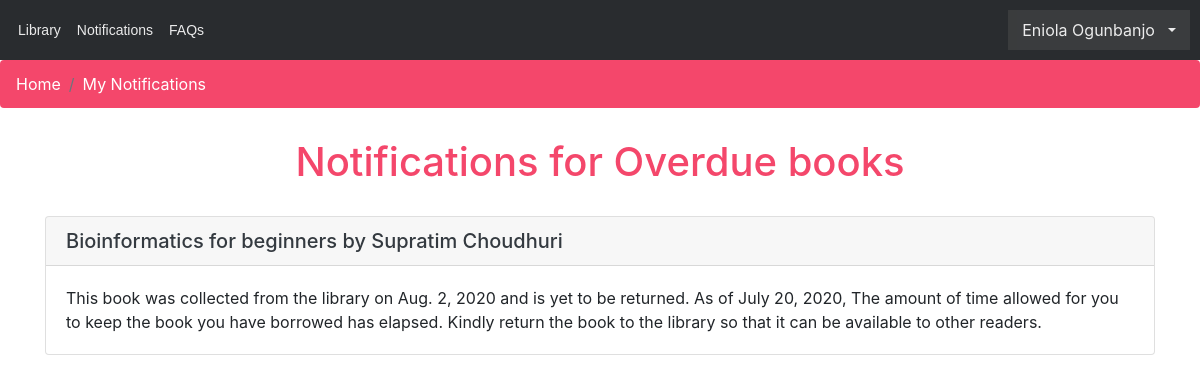
The page /notifications/ (signed in) on the database as committed earlier.
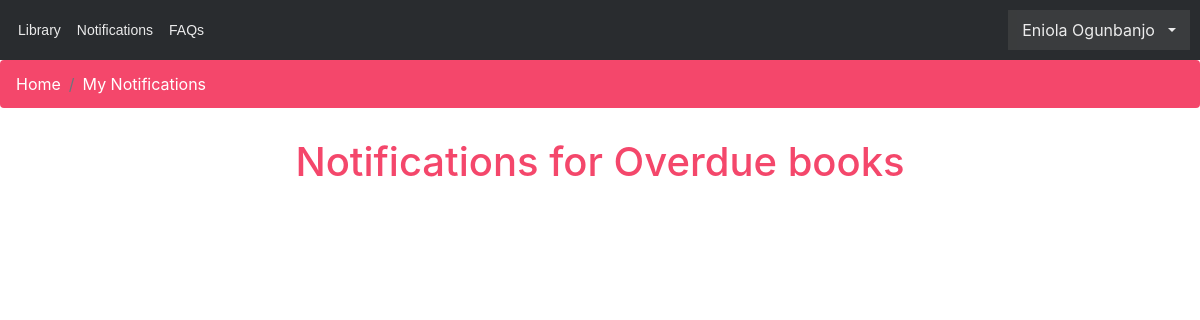
The same page on the database as committed later.
### library/models.py (models this page shows, shortened)
class Notification(models.Model):
    user = models.ForeignKey(to=User, on_delete=models.DO_NOTHING)
    book = models.ForeignKey(to=Book, on_delete=models.CASCADE)
    checkout = models.ForeignKey(to=Checkout, on_delete=models.CASCADE)
    read = models.BooleanField(default=False)
    time = models.DateTimeField()
    class Meta:
        ordering = ['time']

class Book(models.Model):
    title = models.CharField(max_length=100)
    author = models.ForeignKey(to=Author, on_delete=models.CASCADE)
    category = models.ManyToManyField(Category)
    location = models.CharField(max_length=300)
    description = models.TextField()
    quantity_total = models.IntegerField(default=0)
    quantity_collected = models.IntegerField(default=0)
    quantity_reserved = models.IntegerField(default=0)
    image = models.ImageField(upload_to=get_upload_path, default='book.gif')
    class Meta:
        ordering = ['quantity_collected', 'title']

class Author(models.Model):
    name = models.CharField(max_length=100)
    description = models.TextField(
        default="No information available about this author")
    class Meta:
        ordering = ['name']
    def __str__(self):
        return self.name

class Checkout(models.Model):
    user = models.ForeignKey(to=User, on_delete=models.DO_NOTHING)
    book = models.ForeignKey(to=Book, on_delete=models.CASCADE)
    reserved = models.BooleanField(default=False)
    collected = models.BooleanField(default=False)
    overdue = models.BooleanField(default=False)
    closed = models.BooleanField(default=False)
    reserved_date = models.DateField(null=True, blank=True)
    collected_date = models.DateField(null=True, blank=True)
    closed_date = models.DateField(null=True, blank=True)
    class Meta:
        ordering = ['user']

### library/views.py (the view)
# urls.py: path('notifications/', views.notifications, name='notifications'),
def notifications(request):
    student = request.user
    notifications = list(Notification.objects.filter(user=student).order_by(
        '-time'))
    Notification.objects.filter(user=student, read=False).update(read=True)
    return render(request, 'notifications.html',
                  {'notifications': notifications})

### library/context_processor.py (called while the page is built)
def notifications(request):
    if request.user.is_anonymous == True:
        return {'notifications_count': 0}
    else:
        user = request.user
        notifications = Notification.objects.filter(user=user,
                                                    read=False)
        return {'notifications_count': notifications.count()}

### templates/notifications.html (shortened to what this page needs)
{% extends 'base_nav.html' %}
{% load static %}
{% load humanize %}
{% block content %}
    <ol class="breadcrumb text-white" style="background-color: #f4476b;">
        <li class="breadcrumb-item">
            <a href="{% url 'profile' user.username %}">
                <span class="text-white">Home</span>
            </a>
        </li>
        <li class="breadcrumb-item"><a
                href="{% url 'notifications' %}"><span
                class="text-white">My Notifications</span></a></li>
    </ol>
    <div class="container">
        <h1 class="text-center" style="color: #f4476b;margin: 30px;">
            Notifications for Overdue books</h1>
        <div role="tablist" id="accordion-1">
            {% for notification in notifications %}
                <div class="card">
                    <div class="card-header" role="tab">
                        <div class="d-flex">
                            <h5 class="mb-0">
                                <a class="text-dark"
                                   data-toggle="collapse"
                                   aria-expanded="true"
                                   aria-controls="accordion-1 .item-1"
                                   href="#accordion-1 .item-{{ notification.id }}">
                                    {{ notification.book.title }} by
                                    {{ notification.book.author }}
                                </a>
                            </h5>
                        </div>
                    </div>
                    <div class="collapse show item-{{ notification.id }}"
                         role="tabpanel"
                         data-parent="#accordion-1">
                        <div class="card-body">
                            <p class="card-text">This book was collected
                                from the library on
                                {{ notification.checkout.collected_date }}
                                and is yet to be returned.
                                As of {{ notification.time|date }}, The
                                amount of time allowed for
                                you to keep the book you have borrowed has
                                elapsed. Kindly return the book to
                                the library so that it can be available to
                                other readers.</p>
                        </div>
                    </div>
                </div>
            {% endfor %}
        </div>
    </div>
{% endblock %}

### templates/base_nav.html (shortened to what this page needs)
{% extends 'base.html' %}
{% load static %}
{% block nav %}
    <nav class="navbar navbar-light navbar-expand sticky-top custom-header"
         style="padding: 10px;">
        <div class="container-fluid">
            <div class="collapse navbar-collapse" id="navbar-collapse">
                <ul class="nav navbar-nav links">
                    {% if not user.is_staff %}
                        <li class="nav-item" role="presentation"><a
                                class="nav-link active"
                                href="{% url 'books' %}">Library</a>
                        </li>
                        <li class="nav-item" role="presentation">
                            <a class="nav-link custom-navbar"
                               href="{% url 'notifications' %}">
                                Notifications
                            </a>
                        </li>
                        <li class="nav-item" role="presentation">
                            <a class="nav-link"
                               href="{% url 'faq' %}"
                               style="background-color: transparent">FAQs</a>
                        </li>
                    {% else %}
                        <li class="nav-item" role="presentation">
                            <a class="nav-link active"
                               href="{% url 'books' %}">Dashboard</a>
                        </li>
                    {% endif %}
                </ul>
                <ul class="nav navbar-nav ml-auto">
                    <li class="nav-item dropdown">
                        <a class="dropdown-toggle nav-link text-white"
                           data-toggle="dropdown"
                           aria-expanded="false"
                           href="#">
                            {{ user.get_full_name }}&nbsp;
                        </a>
                    </li>
                </ul>
            </div>
        </div>
    </nav>
{% endblock %}

### templates/base.html (shortened to what this page needs)
{% load static %}
<!DOCTYPE html>
<html lang="en">
<head>
    <link rel="stylesheet" href="{% static 'bootstrap/css/bootstrap.min.css' %}">
    <link rel="stylesheet" href="{% static 'fonts/fontawesome-all.min.css' %}">
    <link rel="stylesheet" href="{% static 'fonts/font-awesome.min.css' %}">
    <link rel="stylesheet" href="{% static 'fonts/fontawesome5-overrides.min.css' %}">
    <link rel="stylesheet" href="https://cdnjs.cloudflare.com/ajax/libs/animate.css/3.5.2/animate.min.css">
    <link rel="stylesheet" href="https://cdnjs.cloudflare.com/ajax/libs/aos/2.1.1/aos.css">
    <link rel="stylesheet" href="{% static 'css/styles.min.css' %}">
</head>
<body>
{% block nav %}
{% endblock %}
{% block content %}
{% endblock %}
</body>
</html>

Rows that differ between the two databases and show on the page:
removed Notification: book "Bioinformatics for beginners", book.author "Supratim Choudhuri", checkout.collected_date "Aug. 2, 2020", time "July 20, 2020"
